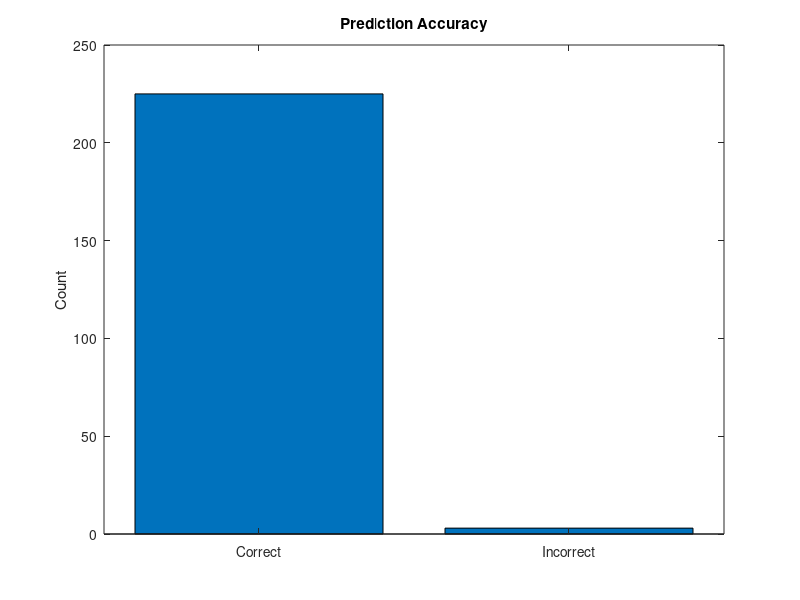

Reproduce this figure in MATLAB.
% Data
predictions = [0 1 0 0 0 0 0 1 0 1 0 1 0 0 1 1 0 0 0 1 0 1 1 0 1 1 0 1 0 0 0 1 1 0 1 0 0 0 0 0 1 0 1 1 0 0 0 0 0 0 0 1 0 0 0 1 1 0 1 0 0 0 0 1 0 0 1 1 1 0 0 0 0 1 1 0 0 0 1 1 0 0 0 0 0 0 1 1 0 0 1 1 0 0 1 1 1 0 1 0 1 1 1 0 0 1 0 1 1 0 0 1 0 0 0 0 0 1 0 0 1 0 0 0 1 0 0 1 1 1 1 1 0 0 1 1 0 0 1 1 0 0 0 1 1 0 0 0 0 0 0 0 0 1 1 1 0 1 0 0 1 0 0 1 1 1 0 0 1 1 1 0 1 0 1 0 0 1 0 0 0 1 1 1 0 1 0 1 0 0 0 1 1 0 1 1 1 0 1 1 1 1 1 1 1 0 0 1 1 0 0 0 1 1 0 1 1 1 0 1 0 1 0 1 0 0 0 0 0 0 1 0 0 1 0 0 0 1 1 1 0 1 1 1 1 1 0 0 1 1 0 0 1 0 1 1 1 0 1 1 1 1 0 0 0 0 1 1 0 0 0 0 0 0 1 1 0 1 1 1 0 1 1 1 1 0 1 0 1 0 1 0 1 1 1 1 0 0 1 1 0 1 0 1 1 1 1 1 1 1 0 1 0 1 0 0 1 0 0 1 0 1 0 1 1 0 0 0 0 0 1 1 1 0 0 0 0 1 1 1 0 1 1 1 1 1 0 1 1 1 1 1 1 1 1 0 1 0 0 1 1 0 1 1 0 1 0 1 0 1 1 0 0 1 0 1 1 1 0 1 1 1 1 1 1 0 0 1 1 0 0 0 0 1 1 1 0 1 0 1 0 1 0 0 1 0 0 1 0 1 1 1 1 1 0 0 0 0 1 1 0 0 0 0 0 0 0 0 0 0 0 0 1 0 0 0];
actuals = [0 1 0 0 0 0 0 1 1 1 0 1 0 0 1 1 0 0 0 1 0 1 1 0 1 1 0 1 0 0 0 1 1 0 1 0 0 0 0 0 1 1 1 1 0 0 0 0 0 0 0 1 0 0 0 1 1 0 1 0 0 0 0 1 0 0 1 1 1 0 0 0 0 1 1 0 0 0 1 1 0 0 0 0 0 0 1 1 0 0 1 1 0 0 1 1 1 0 1 1 1 1 1 0 0 1 0 1 1 0 0 1 0 0 0 0 0 1 0 0 1 0 0 0 1 0 0 1 1 1 1 1 0 0 1 1 0 0 1 1 0 0 0 1 1 0 0 0 0 0 0 0 0 1 1 1 0 1 0 0 1 0 0 1 1 1 0 0 1 1 1 0 1 0 1 0 0 1 0 0 0 1 1 1 0 1 0 1 0 0 0 1 1 0 1 1 1 0 1 1 1 1 1 1 1 0 0 1 1 0 0 0 1 1 0 1 1 1 0 1 0 1 0 1 0 0 0 0 0 0 1 0 0 1 0 0 0 1 1 1 0 1 1 1 1 1 0 0 1 1 0 0 1 0 1 1 1 0 1 1 1 1 0 0 0 0 1 1 0 0 0 0 0 0 1 1 0 1 1 1 0 1 1 1 1 0 1 0 1 0 1 0 1 1 1 1 0 0 1 1 0 1 0 1 1 1 1 1 1 1 0 1 0 1 0 0 1 0 0 1 0 1 0 1 1 0 0 0 0 0 1 1 1 0 0 0 0 1 1 1 0 1 1 1 1 1 0 1 1 1 1 1 1 1 1 0 1 0 0 1 1 0 1 1 0 1 0 1 0 1 1 0 0 1 0 1 1 1 0 1 1 1 1 1 1 0 0 1 1 0 0 0 0 1 1 1 0 1 0 1 0 1 0 0 1 0 0 1 0 1 1 1 1 1 0 0 0 0 1 1 0 0 0 0 0 0 0 0 0 0 0 0 1 0 0 0];
correct = [true true true true true true true true false true true true true true true true true true true true true true true true true true true true true true true true true true true true true true true true true false true true true true true true true true true true true true true true false true true true true true true true true true true true true true true true true true true true true true true true true true true true true true true true true true true true true true true true true true true true true true true true true true true true true true true true true true true true true true true true true true true true true true true true true true true true true true true true true true true true true true true true true true true true true true true true true true true true true true true true true true true true true true true true true true true true true true true true true true true true true true true true true true true true true true true true true true true true true true true true true true true true true true true true true true true true true true true true true true true true true true true true true true true true];
% Summarize correct and incorrect counts
correct_count = sum(correct);
incorrect_count = length(correct) - correct_count;

% Bar plot
bar([correct_count, incorrect_count]);
set(gca, 'XTickLabel', {'Correct', 'Incorrect'});
ylabel('Count');
title('Prediction Accuracy');